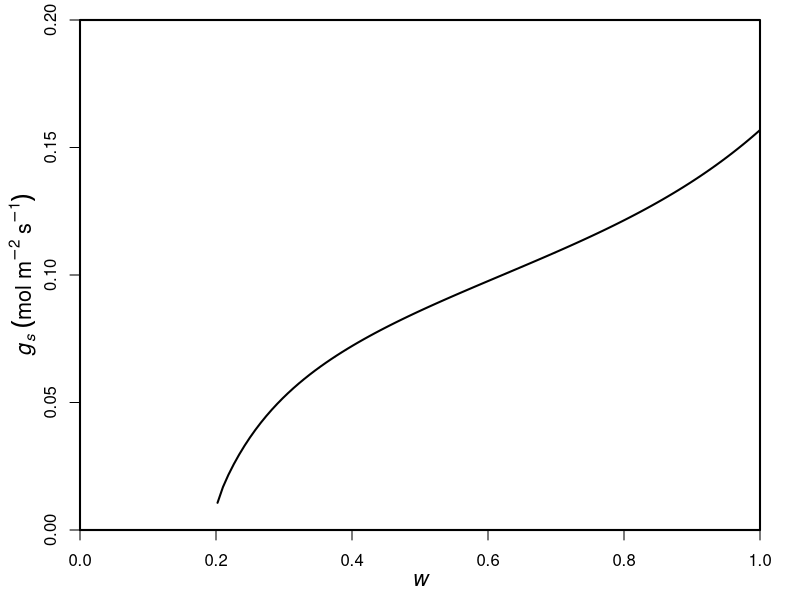

Write the R code that produced this figure.

options(digits=20)
library(deSolve)

# psf(w)
psf <- function(w, pe=-1.58*10^-3, b=4.38)pe*w^(-b)

# PLC(px)
PLCf <- function(px, c=2.64, d=3.54)1-exp(-(-px/d)^c)

# xylem conductance function
kxf <- function(px, kxmax=5)kxmax*(1-PLCf(px))

# minimum xylem water potential function at given w
pxminf <- function(w, a=1.6, nZ=0.5, p=43200, l=1.8e-5, LAI=1, h=l*a*LAI/nZ*p, h2=l*LAI/nZ*p/1000){
  ps <- psf(w)
  f1 <- function(px)(ps-px)*h2*kxf(px)
  res <- optimize(f1, c(-100, 0), tol=.Machine$double.eps, maximum=T)$maximum
  return(res)
}

# gsmaxf(w)
gsmaxf <- Vectorize(function(w, a=1.6, nZ=0.5, p=43200, l=1.8e-5, LAI=1, h=l*a*LAI/nZ*p, VPD=0.02, h2=l*LAI/nZ*p/1000){
  ps <- psf(w)
  pxmin <- pxminf(w)
  res <- (ps-pxmin)*h2*kxf(pxmin)/(h*VPD)
  return(res)
})

# xylem water potential function
pxf <- function(w, gs, a=1.6, nZ=0.5, p=43200, l=1.8e-5, LAI=1, h=l*a*LAI/nZ*p, VPD=0.02, h2=l*LAI/nZ*p/1000){
  ps <- psf(w)
  pxmin <- pxminf(w)
  f1 <- function(px)((ps-px)*h2*kxf(px)-h*VPD*gs)^2
  res <- optimize(f1, c(pxmin, ps), tol=.Machine$double.eps)$minimum
  return(res)
}

# Af(gs, ca)
Af <- function(gs, ca, Vcmax=50, cp=30, Km=703, Rd=1, LAI=1){
  LAI*1/2*(Vcmax+(Km+ca)*gs-Rd-((Vcmax)^2+2*Vcmax*(Km-ca+2*cp)*gs+((ca+Km)*gs+Rd)^2-2*Rd*Vcmax)^(1/2))
}

# PLCwgsf(w, gs)
PLCwgsf <- function(w, gs){
  px <- pxf(w, gs)
  res <- PLCf(px)
  return(res)
}

# mf(w, gs)
mf <- function(w, gs, h3=10)h3*PLCwgsf(w, gs)

# B(w, gs)
Bf <- function(w, gs, ca)Af(gs, ca)-mf(w, gs)

# dgs/dw
dgsdwf <- function(w, y, parms, mu, wL){
  with(as.list(c(y, parms, mu, wL)), {
    
    h <- l*a*LAI/nZ*p
    gamma <- 1/((MAP/365/k)/1000)*nZ
    h2=l*LAI/nZ*p/1000
    
    px <- pxf(w, gs)
    res <- -((-((2*b*(-1+c)*c*gs*h*h3*pe*(-(px/d))^c*VPD*w^(-1+b))/(h2*kxmax*(px*w^b+c*(-(px/d))^c*(pe-px*w^b))^2))+(2*b*c^2*gs*h*h3*pe*(-(px/d))^(2*c)*VPD*w^(-1+b))/(h2*kxmax*(px*w^b+c*(-(px/d))^c*(pe-px*w^b))^2)-(2*b*c*h3*pe*(-(px/d))^c)/(exp((-(px/d))^c)*(w*(px*w^b+c*(-(px/d))^c*(pe-px*w^b))))+(2*b*c^2*gs*h*h3*pe*(-(px/d))^(2*c)*VPD*w^(-1+b)*(pe-c*pe+c*px*w^b))/(h2*kxmax*((-px)*w^b+c*(-(px/d))^c*(-pe+px*w^b))^3)+(2*gamma*((-1+exp(-(-(px/d))^c))*h3+mu-(1/2)*LAI*((-ca)*gs-gs*Km+Rd-Vcmax+sqrt((ca*gs-gs*Km+Rd-Vcmax)^2+4*gs*(ca*gs*Km+Km*Rd+cp*Vcmax)))))/(1-wL)+(gs*(-gamma+k/(gs*h*VPD))*(LAI*(ca+Km-(ca^2*gs+gs*Km^2+Km*Rd+ca*(2*gs*Km+Rd-Vcmax)+2*cp*Vcmax+Km*Vcmax)/sqrt((ca*gs-gs*Km+Rd-Vcmax)^2+4*gs*(ca*gs*Km+Km*Rd+cp*Vcmax)))+(2*c*h*h3*(-(px/d))^c*VPD*w^b)/(h2*kxmax*(px*w^b+c*(-(px/d))^c*(pe-px*w^b)))))/(1-wL))/(gs*h^2*VPD^2*((LAI*((2*(ca+Km))/gs+(ca^2*gs+gs*Km^2+Km*Rd+ca*(2*gs*Km+Rd-Vcmax)+2*cp*Vcmax+Km*Vcmax)^2/((ca*gs-gs*Km+Rd-Vcmax)^2+4*gs*(ca*gs*Km+Km*Rd+cp*Vcmax))^(3/2)+(-3*ca^2*gs-3*gs*Km^2-2*ca*(3*gs*Km+Rd-Vcmax)-2*(2*cp*Vcmax+Km*(Rd+Vcmax)))/(gs*sqrt((ca*gs-gs*Km+Rd-Vcmax)^2+4*gs*(ca*gs*Km+Km*Rd+cp*Vcmax)))))/(h^2*VPD^2)-(2*(-1+c)*c*exp((-(px/d))^c)*h3*(-(px/d))^c*w^(2*b))/(h2^2*kxmax^2*(px*w^b+c*(-(px/d))^c*(pe-px*w^b))^2)+(2*c^2*exp((-(px/d))^c)*h3*(-(px/d))^(2*c)*w^(2*b))/(h2^2*kxmax^2*(px*w^b+c*(-(px/d))^c*(pe-px*w^b))^2)-(2*(LAI*(ca+Km-(ca^2*gs+gs*Km^2+Km*Rd+ca*(2*gs*Km+Rd-Vcmax)+2*cp*Vcmax+Km*Vcmax)/sqrt((ca*gs-gs*Km+Rd-Vcmax)^2+4*gs*(ca*gs*Km+Km*Rd+cp*Vcmax)))+(2*c*h*h3*(-(px/d))^c*VPD*w^b)/(h2*kxmax*(px*w^b+c*(-(px/d))^c*(pe-px*w^b)))))/(gs*h^2*VPD^2)+(2*c*h3*(-(px/d))^c*w^b*(2*h2*kxmax*px^2*w^(2*b)+c^2*(-(px/d))^c*(pe-px*w^b)*((-exp((-(px/d))^c))*gs*h*(-1+(-(px/d))^c)*VPD*w^b+2*h2*kxmax*(-(px/d))^c*(pe-px*w^b))-c*(-(px/d))^c*w^b*(4*h2*kxmax*px*(-pe+px*w^b)+exp((-(px/d))^c)*gs*h*VPD*(pe+px*w^b))))/(gs*h*h2^2*kxmax^2*VPD*(px*w^b+c*(-(px/d))^c*(pe-px*w^b))^3))))
    return(list(res))
  })
}

# Boundary conditions
gsBCf <- function(w, parms, mu, ca){
  with(as.list(c(w, parms, mu)), {
    
    h <- l*a*LAI/nZ*p
    h2=l*LAI/nZ*p/1000
    
    f1 <- function(gs){
      px <- pxf(w, gs)
      res <- (1/2)*gs*h*VPD*((-gs)*LAI*(ca+Km-(ca^2*gs+gs*Km^2+Km*Rd+ca*(2*gs*Km+Rd-Vcmax)+2*cp*Vcmax+Km*Vcmax)/sqrt((ca*gs-gs*Km+Rd-Vcmax)^2+4*gs*(ca*gs*Km+Km*Rd+cp*Vcmax)))+2*((-1+exp(-(-(px/d))^c))*h3+mu-(1/2)*LAI*((-ca)*gs-gs*Km+Rd-Vcmax+sqrt((ca*gs-gs*Km+Rd-Vcmax)^2+4*gs*(ca*gs*Km+Km*Rd+cp*Vcmax))))-(2*c*gs*h*h3*(-(px/d))^c*VPD*w^b)/(h2*kxmax*(px*w^b+c*(-(px/d))^c*(pe-px*w^b))))
      return(res^2)
    }
    
    gsmax <- gsmaxf(w)
    res <- optimize(f1, c(gsmax*0.1, gsmax), tol=.Machine$double.eps)
    return(res)
  })
}

# optimize mu
muf <- function(mu, wL){
  gswL <- gsBCf(wL, parms, mu, ca)
  out <- ode(y=c(gs=gswL$minimum), times=c(wL, 1), func=dgsdwf, parms=parms, mu=mu, wL=wL)
  gs11 <- out[2, 2]
  gs12 <- gsBCf(1, parms, mu, ca)
  res <- gs11-gs12$minimum
  return(res^2)
}

# gs(w)
gswf <- function(w, mu, wL){
  gswL <- gsBCf(wL, parms, mu, ca)
  res <- ode(y=c(gs=gswL$minimum), times=c(wL, w), func=dgsdwf, parms=parms, mu=mu, wL=wL)[2, 2]
  return(res)
}

# Result
wL <- 0.20224

mul <- 1
ca <- 400
k <- 0.05
MAP <- 1000
parms <- c(LAI=1,
           Vcmax=50, cp=30, Km=703, Rd=1,
           a=1.6, nZ=0.5, p=43200, l=1.8e-5, VPD=0.02,
           pe=-1.58*10^-3, b=4.38, c=2.64, d=3.54, kxmax=5, h3=10)

mu <- optimize(muf, c(-20, 0), tol=.Machine$double.eps, wL=wL)
gswf1 <- Vectorize(function(w)gswf(w, mu$minimum, wL)*mul)

# Figure
windows(8, 6)
par(mgp = c(2, 1, 0), xaxs = "i", yaxs = "i", lwd = 2, mar=c(3.5, 4, 1, 2))
curve(gswf1, wL, 1,
      xlab = expression(italic(w)), 
      ylab = expression(italic(g[s])~(mol~m^-2~s^-1)),
      xlim = c(0, 1), ylim = c(0, 0.2),
      cex.lab = 1.3)
